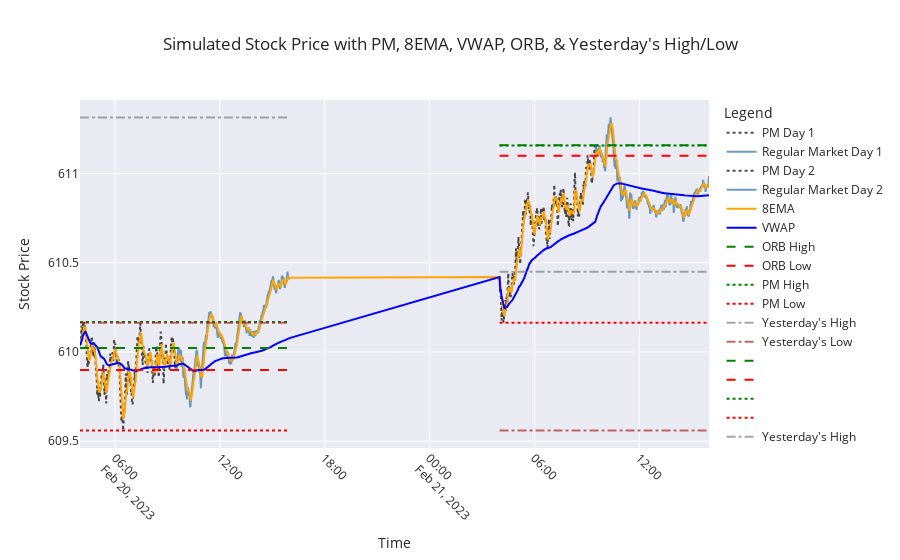

This figure's notebook cell:
### Code cell
import numpy as np  # Importing numpy for numerical operations
import pandas as pd
import seaborn as sns
from plotly.subplots import make_subplots
from ipywidgets import widgets
from IPython.display import display
from Gen_SPY_With_Indicators import simulate_stock  # Importing simulation function
import matplotlib.pyplot as plt  # Importing matplotlib for plotting
import matplotlib.ticker as mticker  # For proper Y-axis formatting

def generate_signals(df, stop_loss_pct=0.02):
    """ Generates trade signals based on ORB, VWAP, 8EMA, PM High/Low, and Yest High/Low """

    df['Signal'] = ''
    df['Stop_Loss'] = np.nan  # Initialize Stop_Loss column

    # Buy Call: Price breaks ORB High & supported by 8EMA & VWAP
    df.loc[
        (df['Close'] > df['ORB_High']) & 
        (df['Close'] > df['VWAP']) & 
        (df['Close'] > df['8EMA']),
        'Signal'
    ] = 'BUY CALL'

    # Sell Put: Price breaks ORB Low & rejected by 8EMA & VWAP
    df.loc[
        (df['Close'] < df['ORB_Low']) & 
        (df['Close'] < df['VWAP']) & 
        (df['Close'] < df['8EMA']),
        'Signal'
    ] = 'BUY PUT'

    # Boost Call Confidence if PM High or Yesterday's High is broken
    df.loc[
        (df['Signal'] == 'BUY CALL') & 
        ((df['Close'] > df['PM_High']) | (df['Close'] > df['Yest_High'])),
        'Signal'
    ] = 'STRONG BUY CALL'

    # Boost Put Confidence if PM Low or Yesterday's Low is broken
    df.loc[
        (df['Signal'] == 'BUY PUT') & 
        ((df['Close'] < df['PM_Low']) | (df['Close'] < df['Yest_Low'])),
        'Signal'
    ] = 'STRONG BUY PUT'

    # Add stop loss levels
    df.loc[df['Signal'].isin(['BUY CALL', 'STRONG BUY CALL']), 'Stop_Loss'] = df['Close'] * (1 - stop_loss_pct)
    df.loc[df['Signal'].isin(['BUY PUT', 'STRONG BUY PUT']), 'Stop_Loss'] = df['Close'] * (1 + stop_loss_pct)

    return df

# Simulate Stock Data for 2 Days
simulated_data, yesterday_high, yesterday_low = simulate_stock(number_of_days)

# Apply Signal Generation
simulated_data = generate_signals(simulated_data)

import plotly.express as px
import plotly.graph_objects as go

# Set seaborn style
sns.set(style="whitegrid")

# Create a subplot
fig = make_subplots(rows=1, cols=1)

# Function to update the plot based on the toggle button
def update_plot(change):
    fig.data = []  # Clear existing traces

    if toggle_button.value:
        # Add candlestick traces for each day
        for day in simulated_data["Day"].unique():
            day_data = simulated_data[simulated_data["Day"] == day]
            pm_data = day_data[day_data["Session"] == "PM"]
            market_data = day_data[day_data["Session"] == "Regular Market"]

            if not pm_data.empty:
                fig.add_trace(go.Candlestick(x=pm_data['Timestamp'], open=pm_data['Open'], high=pm_data['High'], low=pm_data['Low'], close=pm_data['Close'], name=f"PM Day {day}"))
            if not market_data.empty:
                fig.add_trace(go.Candlestick(x=market_data['Timestamp'], open=market_data['Open'], high=market_data['High'], low=market_data['Low'], close=market_data['Close'], name=f"Regular Market Day {day}"))
    else:
        # Add line traces for each day
        for day in simulated_data["Day"].unique():
            day_data = simulated_data[simulated_data["Day"] == day]
            pm_data = day_data[day_data["Session"] == "PM"]
            market_data = day_data[day_data["Session"] == "Regular Market"]

            fig.add_trace(go.Scatter(x=pm_data['Timestamp'], y=pm_data['Close'], mode='lines', name=f"PM Day {day}", line=dict(color="black", dash="dot"), opacity=0.7))
            fig.add_trace(go.Scatter(x=market_data['Timestamp'], y=market_data['Close'], mode='lines', name=f"Regular Market Day {day}", line=dict(color="steelblue"), opacity=0.8))

    # Add traces for indicators
    fig.add_trace(go.Scatter(x=simulated_data['Timestamp'], y=simulated_data['8EMA'], mode='lines', name="8EMA", line=dict(color="orange")))
    fig.add_trace(go.Scatter(x=simulated_data['Timestamp'], y=simulated_data['VWAP'], mode='lines', name="VWAP", line=dict(color="blue")))

    # Add traces for ORB and PM High/Low
    for day in simulated_data['Day'].unique():
        day_data = simulated_data[simulated_data['Day'] == day]
        fig.add_trace(go.Scatter(x=day_data['Timestamp'], y=day_data['ORB_High'], mode='lines', name="ORB High" if day == 1 else "", line=dict(color="green", dash="dash")))
        fig.add_trace(go.Scatter(x=day_data['Timestamp'], y=day_data['ORB_Low'], mode='lines', name="ORB Low" if day == 1 else "", line=dict(color="red", dash="dash")))
        fig.add_trace(go.Scatter(x=day_data['Timestamp'], y=day_data['PM_High'], mode='lines', name="PM High" if day == 1 else "", line=dict(color="green", dash="dot")))
        fig.add_trace(go.Scatter(x=day_data['Timestamp'], y=day_data['PM_Low'], mode='lines', name="PM Low" if day == 1 else "", line=dict(color="red", dash="dot")))

        market_open_time = day_data['Timestamp'].iloc[0]
        market_close_time = day_data['Timestamp'].iloc[-1]
        if day == 1:
            fig.add_trace(go.Scatter(x=[market_open_time, market_close_time], y=[yesterday_high, yesterday_high], mode='lines', name="Yesterday's High", line=dict(color="gray", dash="dashdot"), opacity=0.7))
            fig.add_trace(go.Scatter(x=[market_open_time, market_close_time], y=[yesterday_low, yesterday_low], mode='lines', name="Yesterday's Low", line=dict(color="brown", dash="dashdot"), opacity=0.7))
        else:
            fig.add_trace(go.Scatter(x=[market_open_time, market_close_time], y=[day_data['Yest_High'].iloc[0], day_data['Yest_High'].iloc[0]], mode='lines', name="Yesterday's High" if day == 2 else "", line=dict(color="gray", dash="dashdot"), opacity=0.7))
            fig.add_trace(go.Scatter(x=[market_open_time, market_close_time], y=[day_data['Yest_Low'].iloc[0], day_data['Yest_Low'].iloc[0]], mode='lines', name="Yesterday's Low" if day == 2 else "", line=dict(color="brown", dash="dashdot"), opacity=0.7))

    # Update layout for better appearance
    fig.update_layout(
        title="Simulated Stock Price with PM, 8EMA, VWAP, ORB, & Yesterday's High/Low",
        xaxis_title="Time",
        yaxis_title="Stock Price",
        legend_title="Legend",
        xaxis=dict(tickangle=45),
        template="seaborn"
    )

    # Show the plot
    fig.show()

# Create a toggle button
toggle_button = widgets.ToggleButton(
    value=False,
    description='Toggle Candlestick',
    disabled=False,
    button_style='',
    tooltip='Toggle between line and candlestick chart',
    icon='line-chart'
)

# Attach the update function to the toggle button
toggle_button.observe(update_plot, names='value')

# Display the toggle button
# display(toggle_button)

# Initial plot update
update_plot(None)

# Print any part of the simulated data that contains BUY CALL or BUY PUT signals during Regular Market session
#print(simulated_data[(simulated_data['Signal'].isin(['BUY CALL', 'BUY PUT', 'STRONG BUY CALL', 'STRONG BUY PUT'])) & (simulated_data['Session'] == 'Regular Market')])

### Figure 1 — Plotly figure (JSON) as saved in the notebook; plotly's stock layout.template omitted (floating-point values rounded to 4 significant figures; data arrays with more than 128 entries replaced by an {"elided": "..."} marker saying what was removed)
{"data": [{"line": {"color": "black", "dash": "dot"}, "mode": "lines", "name": "PM Day 1", "opacity": 0.7, "type": "scatter", "x": {"elided": "330 str values"}, "y": {"elided": "330 float values"}}, {"line": {"color": "steelblue"}, "mode": "lines", "name": "Regular Market Day 1", "opacity": 0.8, "type": "scatter", "x": {"elided": "390 str values"}, "y": {"elided": "390 float values"}}, {"line": {"color": "black", "dash": "dot"}, "mode": "lines", "name": "PM Day 2", "opacity": 0.7, "type": "scatter", "x": {"elided": "330 str values"}, "y": {"elided": "330 float values"}}, {"line": {"color": "steelblue"}, "mode": "lines", "name": "Regular Market Day 2", "opacity": 0.8, "type": "scatter", "x": {"elided": "390 str values"}, "y": {"elided": "390 float values"}}, {"line": {"color": "orange"}, "mode": "lines", "name": "8EMA", "type": "scatter", "x": {"elided": "1440 str values"}, "y": {"elided": "1440 float values"}}, {"line": {"color": "blue"}, "mode": "lines", "name": "VWAP", "type": "scatter", "x": {"elided": "1440 str values"}, "y": {"elided": "1440 float values"}}, {"line": {"color": "green", "dash": "dash"}, "mode": "lines", "name": "ORB High", "type": "scatter", "x": {"elided": "720 str values"}, "y": {"elided": "720 float values"}}, {"line": {"color": "red", "dash": "dash"}, "mode": "lines", "name": "ORB Low", "type": "scatter", "x": {"elided": "720 str values"}, "y": {"elided": "720 float values"}}, {"line": {"color": "green", "dash": "dot"}, "mode": "lines", "name": "PM High", "type": "scatter", "x": {"elided": "720 str values"}, "y": {"elided": "720 float values"}}, {"line": {"color": "red", "dash": "dot"}, "mode": "lines", "name": "PM Low", "type": "scatter", "x": {"elided": "720 str values"}, "y": {"elided": "720 float values"}}, {"line": {"color": "gray", "dash": "dashdot"}, "mode": "lines", "name": "Yesterday's High", "opacity": 0.7, "type": "scatter", "x": ["2023-02-20T04:00:00", "2023-02-20T15:59:00"], "y": [611.3, 611.3]}, {"line": {"color": "brown", "dash": "dashdot"}, "mode": "lines", "name": "Yesterday's Low", "opacity": 0.7, "type": "scatter", "x": ["2023-02-20T04:00:00", "2023-02-20T15:59:00"], "y": [610.2, 610.2]}, {"line": {"color": "green", "dash": "dash"}, "mode": "lines", "name": "", "type": "scatter", "x": {"elided": "720 str values"}, "y": {"elided": "720 float values"}}, {"line": {"color": "red", "dash": "dash"}, "mode": "lines", "name": "", "type": "scatter", "x": {"elided": "720 str values"}, "y": {"elided": "720 float values"}}, {"line": {"color": "green", "dash": "dot"}, "mode": "lines", "name": "", "type": "scatter", "x": {"elided": "720 str values"}, "y": {"elided": "720 float values"}}, {"line": {"color": "red", "dash": "dot"}, "mode": "lines", "name": "", "type": "scatter", "x": {"elided": "720 str values"}, "y": {"elided": "720 float values"}}, {"line": {"color": "gray", "dash": "dashdot"}, "mode": "lines", "name": "Yesterday's High", "opacity": 0.7, "type": "scatter", "x": ["2023-02-21T04:00:00", "2023-02-21T15:59:00"], "y": [610.4, 610.4]}, {"line": {"color": "brown", "dash": "dashdot"}, "mode": "lines", "name": "Yesterday's Low", "opacity": 0.7, "type": "scatter", "x": ["2023-02-21T04:00:00", "2023-02-21T15:59:00"], "y": [609.6, 609.6]}], "layout": {"legend": {"title": {"text": "Legend"}}, "title": {"text": "Simulated Stock Price with PM, 8EMA, VWAP, ORB, & Yesterday's High/Low"}, "xaxis": {"anchor": "y", "domain": [0, 1], "tickangle": 45, "title": {"text": "Time"}}, "yaxis": {"anchor": "x", "domain": [0, 1], "title": {"text": "Stock Price"}}}}
